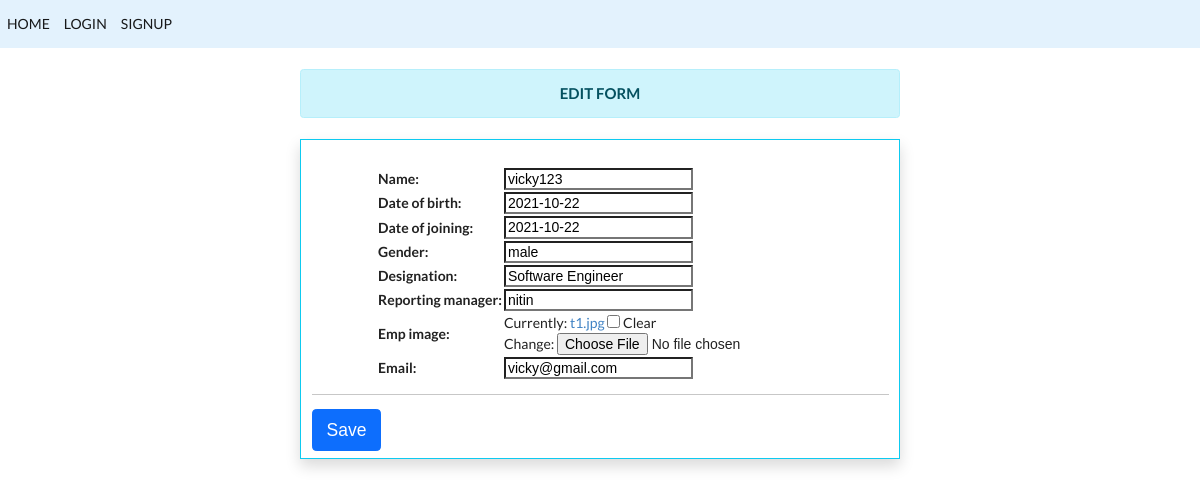
The app's page /empedit/55/ with its own data.
### app1/models.py (models this page shows)
class Employee(models.Model):
	name=models.CharField(max_length=30)
	date_of_birth=models.CharField(max_length=50)
	date_of_joining=models.CharField(max_length=50)
	gender=models.CharField(default=None,max_length=50)
	designation=models.CharField(max_length=50)
	reporting_manager=models.CharField(max_length=50)
	emp_image=models.ImageField(upload_to='static/app1/images',default='',blank=True)
	password=models.CharField(max_length=500)
	email=models.CharField(max_length=100,unique=True)

### app1/views.py (the view)
# urls.py: path('empedit/<int:pk>/',(empedit.as_view())),
class empedit(UpdateView):
    model=Employee
    template_name='empedit.html'
    fields=['name','date_of_birth','date_of_joining','gender','designation','reporting_manager','emp_image','email']
    success_url='/emplist/'

### app1/templates/empedit.html (shortened to what this page needs)
{% extends 'base.html' %}
{% block content %}
<div class='alert alert-info display-7 font-weight-bold text-uppercase mt-0 col-6  text-center mx-auto mt-4'>
    <h4>Edit Form</h4>
</div>
<div class='container container-body col-6 shadow mt-4  ml-1 border border-info mb-4 pt-2 pb-2 mx-auto'>
    <form method="POST" enctype='multipart/form-data'>
        <table cellpading="10" cellspacing="10" class="mx-auto">
            {{form.as_table}}
            <br>
        </table>
        <tr>
                <td><hr><input class='btn btn-primary btn-lg ' type="submit" value="Save"></td>
            </tr>
    </form>
</div>
{% endblock %}

### records on screen
Employee: name "vicky123", date_of_birth "2021-10-22", date_of_joining "2021-10-22", gender "male", designation "Software Engineer", reporting_manager "nitin", email "vicky@gmail.com"
